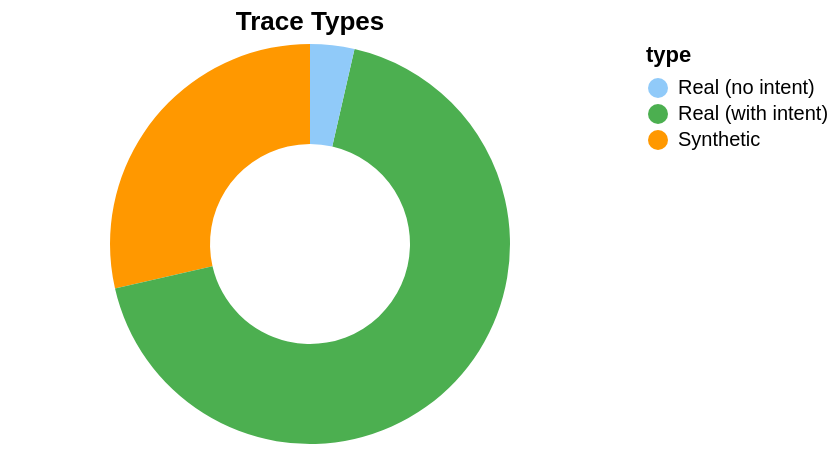

Notebook code cell kept with this figure:
### Code cell
// Trace type breakdown
const traceTypeData = [
  { type: 'Synthetic', count: synthetic.length },
  { type: 'Real (with intent)', count: real.filter(t => t.intent).length },
  { type: 'Real (no intent)', count: real.filter(t => !t.intent).length },
];

const typeSpec = {
  "$schema": "https://vega.github.io/schema/vega-lite/v5.json",
  "title": "Trace Types",
  "width": 300,
  "height": 200,
  "data": { "values": traceTypeData },
  "mark": { "type": "arc", "innerRadius": 50 },
  "encoding": {
    "theta": { "field": "count", "type": "quantitative" },
    "color": { "field": "type", "type": "nominal", "scale": { "range": ["#90CAF9", "#4CAF50", "#FF9800"] } },
    "tooltip": [{ "field": "type" }, { "field": "count" }]
  }
};

await Deno.jupyter.display({ "application/vnd.vegalite.v5+json": typeSpec }, { raw: true });

### Figure 1 — Vega-Lite specification as saved in the notebook (floating-point values rounded to 4 significant figures)
{"$schema": "https://vega.github.io/schema/vega-lite/v5.json", "data": {"values": [{"count": 8, "type": "Synthetic"}, {"count": 19, "type": "Real (with intent)"}, {"count": 1, "type": "Real (no intent)"}]}, "encoding": {"color": {"field": "type", "scale": {"range": ["#90CAF9", "#4CAF50", "#FF9800"]}, "type": "nominal"}, "theta": {"field": "count", "type": "quantitative"}, "tooltip": [{"field": "type"}, {"field": "count"}]}, "height": 200, "mark": {"innerRadius": 50, "type": "arc"}, "title": "Trace Types", "width": 300}
